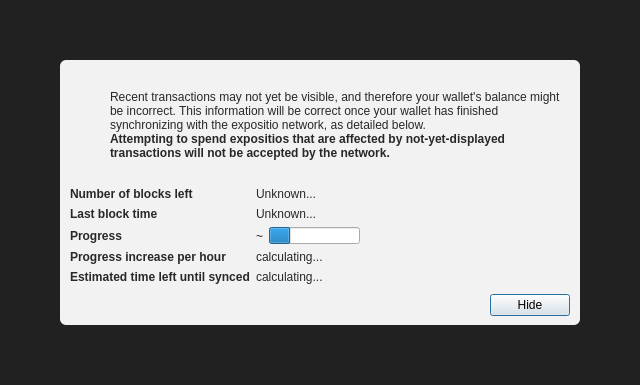
<?xml version="1.0" encoding="UTF-8"?>
<ui version="4.0">
 <class>ModalOverlay</class>
 <widget class="QWidget" name="ModalOverlay">
  <property name="geometry">
   <rect>
    <x>0</x>
    <y>0</y>
    <width>640</width>
    <height>385</height>
   </rect>
  </property>
  <property name="windowTitle">
   <string>Form</string>
  </property>
  <layout class="QVBoxLayout" name="verticalLayout" stretch="0">
   <property name="sizeConstraint">
    <enum>QLayout::SetDefaultConstraint</enum>
   </property>
   <property name="leftMargin">
    <number>0</number>
   </property>
   <property name="topMargin">
    <number>0</number>
   </property>
   <property name="rightMargin">
    <number>0</number>
   </property>
   <property name="bottomMargin">
    <number>0</number>
   </property>
   <item>
    <widget class="QWidget" name="bgWidget" native="true">
     <property name="styleSheet">
      <string notr="true">#bgWidget { background: rgba(0,0,0,220); }</string>
     </property>
     <layout class="QVBoxLayout" name="verticalLayoutMain" stretch="1">
      <property name="leftMargin">
       <number>60</number>
      </property>
      <property name="topMargin">
       <number>60</number>
      </property>
      <property name="rightMargin">
       <number>60</number>
      </property>
      <property name="bottomMargin">
       <number>60</number>
      </property>
      <item>
       <widget class="QWidget" name="contentWidget" native="true">
        <property name="styleSheet">
         <string notr="true">#contentWidget { background: rgba(255,255,255,240); border-radius: 6px; }

QLabel { color: rgb(40,40,40);  }</string>
        </property>
        <layout class="QVBoxLayout" name="verticalLayoutSub" stretch="1,0,0,0">
         <property name="spacing">
          <number>0</number>
         </property>
         <property name="leftMargin">
          <number>10</number>
         </property>
         <property name="topMargin">
          <number>10</number>
         </property>
         <property name="rightMargin">
          <number>10</number>
         </property>
         <property name="bottomMargin">
          <number>10</number>
         </property>
         <item>
          <layout class="QHBoxLayout" name="horizontalLayoutIconText" stretch="0,1">
           <property name="topMargin">
            <number>20</number>
           </property>
           <item>
            <layout class="QVBoxLayout" name="verticalLayoutIcon">
             <property name="leftMargin">
              <number>0</number>
             </property>
             <item>
              <widget class="QPushButton" name="warningIcon">
               <property name="enabled">
                <bool>false</bool>
               </property>
               <property name="text">
                <string/>
               </property>
               <property name="icon">
                <iconset>
                 <normaloff>:/icons/warning</normaloff>
                 <disabledoff>:/icons/warning</disabledoff>:/icons/warning</iconset>
               </property>
               <property name="iconSize">
                <size>
                 <width>48</width>
                 <height>48</height>
                </size>
               </property>
               <property name="flat">
                <bool>true</bool>
               </property>
              </widget>
             </item>
             <item>
              <spacer name="verticalSpacerWarningIcon">
               <property name="orientation">
                <enum>Qt::Vertical</enum>
               </property>
               <property name="sizeHint" stdset="0">
                <size>
                 <width>20</width>
                 <height>40</height>
                </size>
               </property>
              </spacer>
             </item>
            </layout>
           </item>
           <item>
            <layout class="QVBoxLayout" name="verticalLayoutInfoText">
             <property name="leftMargin">
              <number>0</number>
             </property>
             <property name="topMargin">
              <number>0</number>
             </property>
             <item>
              <widget class="QLabel" name="infoText">
               <property name="text">
                <string>Recent transactions may not yet be visible, and therefore your wallet's balance might be incorrect. This information will be correct once your wallet has finished synchronizing with the expositio network, as detailed below.</string>
               </property>
               <property name="textFormat">
                <enum>Qt::RichText</enum>
               </property>
               <property name="wordWrap">
                <bool>true</bool>
               </property>
              </widget>
             </item>
             <item>
              <widget class="QLabel" name="infoTextStrong">
               <property name="font">
                <font>
                 <weight>75</weight>
                 <bold>true</bold>
                </font>
               </property>
               <property name="text">
                <string>Attempting to spend expositios that are affected by not-yet-displayed transactions will not be accepted by the network.</string>
               </property>
               <property name="textFormat">
                <enum>Qt::RichText</enum>
               </property>
               <property name="wordWrap">
                <bool>true</bool>
               </property>
              </widget>
             </item>
             <item>
              <spacer name="verticalSpacerInTextSpace">
               <property name="orientation">
                <enum>Qt::Vertical</enum>
               </property>
               <property name="sizeHint" stdset="0">
                <size>
                 <width>20</width>
                 <height>40</height>
                </size>
               </property>
              </spacer>
             </item>
            </layout>
           </item>
          </layout>
         </item>
         <item>
          <spacer name="verticalSpacerAfterText">
           <property name="orientation">
            <enum>Qt::Vertical</enum>
           </property>
           <property name="sizeHint" stdset="0">
            <size>
             <width>20</width>
             <height>40</height>
            </size>
           </property>
          </spacer>
         </item>
         <item>
          <layout class="QFormLayout" name="formLayout">
           <property name="fieldGrowthPolicy">
            <enum>QFormLayout::FieldsStayAtSizeHint</enum>
           </property>
           <property name="horizontalSpacing">
            <number>6</number>
           </property>
           <property name="verticalSpacing">
            <number>6</number>
           </property>
           <property name="topMargin">
            <number>10</number>
           </property>
           <item row="0" column="0">
            <widget class="QLabel" name="labelNumberOfBlocksLeft">
             <property name="font">
              <font>
               <weight>75</weight>
               <bold>true</bold>
              </font>
             </property>
             <property name="text">
              <string>Number of blocks left</string>
             </property>
            </widget>
           </item>
           <item row="0" column="1">
            <widget class="QLabel" name="numberOfBlocksLeft">
             <property name="text">
              <string>Unknown...</string>
             </property>
            </widget>
           </item>
           <item row="1" column="0">
            <widget class="QLabel" name="labelLastBlockTime">
             <property name="font">
              <font>
               <weight>75</weight>
               <bold>true</bold>
              </font>
             </property>
             <property name="text">
              <string>Last block time</string>
             </property>
            </widget>
           </item>
           <item row="1" column="1">
            <widget class="QLabel" name="newestBlockDate">
             <property name="sizePolicy">
              <sizepolicy hsizetype="Maximum" vsizetype="Preferred">
               <horstretch>0</horstretch>
               <verstretch>0</verstretch>
              </sizepolicy>
             </property>
             <property name="text">
              <string>Unknown...</string>
             </property>
            </widget>
           </item>
           <item row="2" column="0">
            <widget class="QLabel" name="labelSyncDone">
             <property name="font">
              <font>
               <weight>75</weight>
               <bold>true</bold>
              </font>
             </property>
             <property name="text">
              <string>Progress</string>
             </property>
            </widget>
           </item>
           <item row="2" column="1">
            <layout class="QHBoxLayout" name="horizontalLayoutSync" stretch="0,1">
             <item>
              <widget class="QLabel" name="percentageProgress">
               <property name="text">
                <string notr="true">~</string>
               </property>
              </widget>
             </item>
             <item>
              <widget class="QProgressBar" name="progressBar">
               <property name="value">
                <number>24</number>
               </property>
               <property name="format">
                <string/>
               </property>
              </widget>
             </item>
            </layout>
           </item>
           <item row="4" column="0">
            <widget class="QLabel" name="labelProgressIncrease">
             <property name="font">
              <font>
               <weight>75</weight>
               <bold>true</bold>
              </font>
             </property>
             <property name="text">
              <string>Progress increase per hour</string>
             </property>
            </widget>
           </item>
           <item row="4" column="1">
            <widget class="QLabel" name="progressIncreasePerH">
             <property name="text">
              <string>calculating...</string>
             </property>
            </widget>
           </item>
           <item row="5" column="0">
            <widget class="QLabel" name="labelEstimatedTimeLeft">
             <property name="font">
              <font>
               <weight>75</weight>
               <bold>true</bold>
              </font>
             </property>
             <property name="text">
              <string>Estimated time left until synced</string>
             </property>
            </widget>
           </item>
           <item row="5" column="1">
            <widget class="QLabel" name="expectedTimeLeft">
             <property name="text">
              <string>calculating...</string>
             </property>
            </widget>
           </item>
          </layout>
         </item>
         <item>
          <layout class="QHBoxLayout" name="horizontalLayoutButtons">
           <property name="leftMargin">
            <number>10</number>
           </property>
           <property name="topMargin">
            <number>10</number>
           </property>
           <item>
            <spacer name="horizontalSpacer">
             <property name="orientation">
              <enum>Qt::Horizontal</enum>
             </property>
             <property name="sizeHint" stdset="0">
              <size>
               <width>40</width>
               <height>20</height>
              </size>
             </property>
            </spacer>
           </item>
           <item>
            <widget class="QPushButton" name="closeButton">
             <property name="text">
              <string>Hide</string>
             </property>
             <property name="shortcut">
              <string>Esc</string>
             </property>
             <property name="focusPolicy">
              <enum>Qt::StrongFocus</enum>
             </property>
             <property name="default">
              <bool>true</bool>
             </property>
            </widget>
           </item>
          </layout>
         </item>
        </layout>
       </widget>
      </item>
     </layout>
    </widget>
   </item>
  </layout>
 </widget>
 <resources/>
 <connections/>
</ui>
